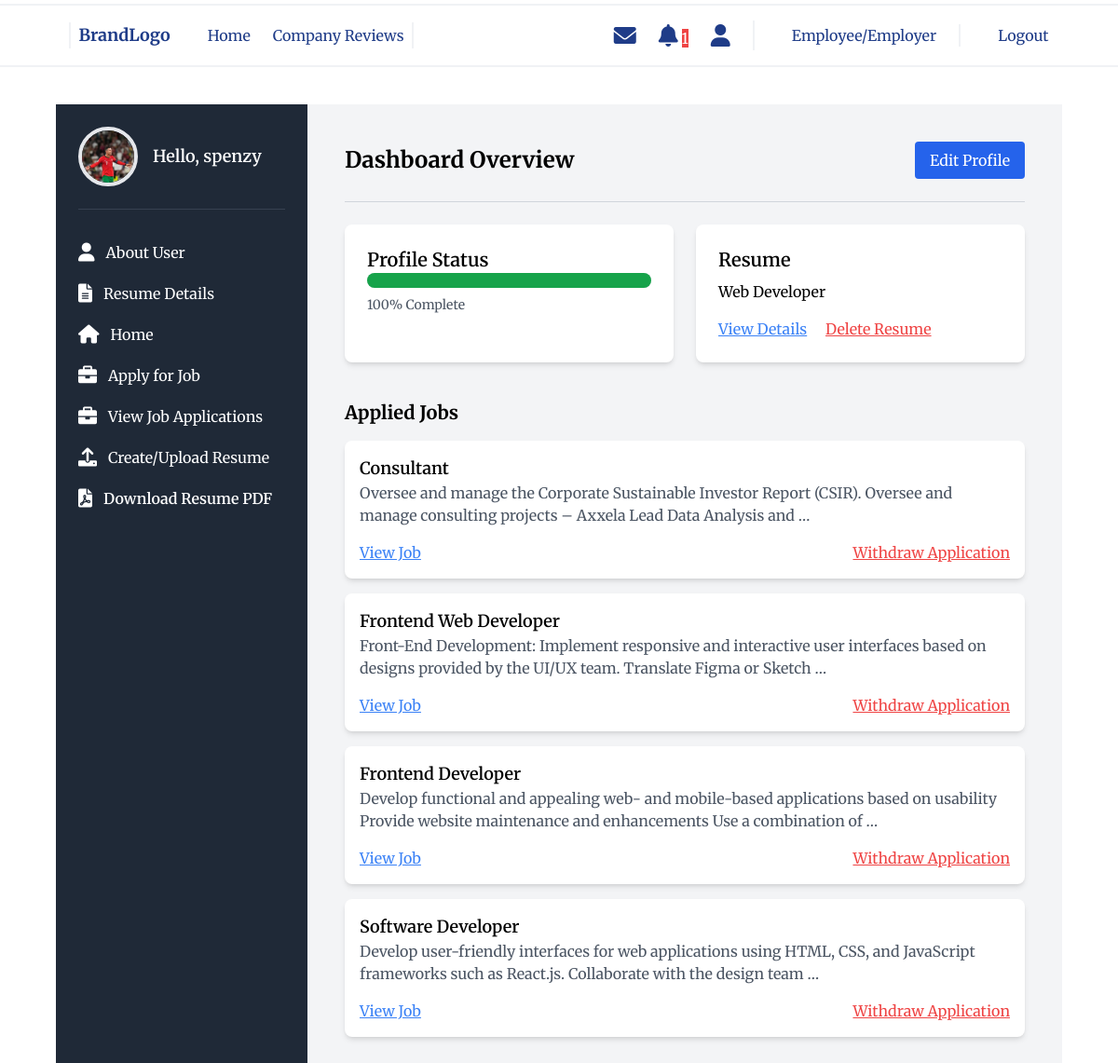
The app's page /dashboard/ (signed in) with its own data.
### account/models.py (models this page shows, shortened)
class Profile(models.Model):
    user = models.OneToOneField(Account, on_delete=models.CASCADE, related_name='profile')
    bio = models.TextField(max_length=500,)
    profile_picture = models.ImageField(upload_to='profiles/', blank=True, null=True)
    phone_number = models.CharField(max_length=15, validators=[RegexValidator(r'^\+?1?\d{9,15}$')], blank=True)
    address = models.CharField(max_length=255,)
    firstname = models.CharField(max_length=255,)
    lastname = models.CharField(max_length=255,)
    username = models.CharField(max_length=255,)
    city = models.CharField(max_length=50,)
    country = models.CharField(max_length=50,)
    created_at = models.DateTimeField(auto_now_add=True)
    complete_profile = models.BooleanField(default=False)
    job_alerts = models.BooleanField(default=False)
    @property
    def completion_percentage(self):
        fields = [
            self.profile_picture,
            self.bio,
            self.firstname,
            self.username,
            self.lastname,
            self.phone_number,
            self.address,
            self.city,
            self.country,
        ]
        completed_fields = sum(1 for field in fields if field)
        total_fields = len(fields)
        return int((completed_fields / total_fields) * 100) if total_fields > 0 else 0

### resume/models.py (models this page shows, shortened)
class Resume(models.Model):
    GENDER_CHOICES = [
        ('M', 'Male'),
        ('F', 'Female'),
        ('N', 'None'),
    ]
    user = models.OneToOneField(Account, on_delete=models.CASCADE)
    image = models.ImageField(
        upload_to='resume_image',
        validators=[FileExtensionValidator(['png', 'jpg', 'jpeg'])],
        null=True, blank=True
    )
    file = models.FileField(
        upload_to='resumes/files/',
        validators=[FileExtensionValidator(['pdf', 'docx'])],
        null=True,
        blank=True,
        help_text="Upload your resume as a PDF or Word document."
    )
    firstname = models.CharField(max_length=100, null=True, blank=True)
    lastname = models.CharField(max_length=100, null=True, blank=True)
    gender = models.CharField(max_length=10, choices=GENDER_CHOICES, default='None')
    dob = models.DateField(null=True, blank=True)
    nationality = models.CharField(max_length=100, null=True, blank=True)
    religion = models.CharField(max_length=100, null=True, blank=True)
    address = models.TextField(null=True, blank=True)
    phone = models.CharField(max_length=15, null=True, blank=True)
    email = models.EmailField(null=True, blank=True)
    job_title = models.CharField(max_length=100, null=True, blank=True)  # Ensure this exists
    school = models.CharField(max_length=200, null=True, blank=True)
    qualification = models.CharField(max_length=200, null=True, blank=True)
    year_of_graduation = models.IntegerField(null=True, blank=True)
    experience = models.TextField(null=True, blank=True)
    skills = models.TextField(null=True, blank=True)
    reference = models.TextField(null=True, blank=True)

### job/models.py (models this page shows, shortened)
class Application(models.Model):
    STATUS_CHOICES = [
        ('PENDING', 'Pending'),
        ('APPROVED', 'Approved'),
        ('REJECTED', 'Rejected'),
    ]
    user = models.ForeignKey(Account, on_delete=models.CASCADE, related_name='applications')  # Applicant
    job = models.ForeignKey(Job, on_delete=models.CASCADE, related_name='applications')
    cover_letter = models.TextField('Cover Letter', blank=True)
    resume = models.FileField('Resume', upload_to='resumes/', blank=True)
    applied_on = models.DateTimeField(auto_now_add=True)
    status = models.CharField(max_length=10, choices=STATUS_CHOICES, default='PENDING')  # New Field

class Job(models.Model):
    JOB_TYPE_CHOICES = [
        ('REMOTE', 'Remote'),
        ('FULL_TIME', 'Full-time'),
        ('PART_TIME', 'Part-time'),
        ('INTERNSHIP', 'Internship'),
        ('CONTRACT', 'Contract'),
        ('FREELANCE', 'Freelance'),
    ]
    user = models.ForeignKey(Account, on_delete=models.CASCADE, related_name='jobs')  # Recruiter
    company = models.ForeignKey(Company, on_delete=models.CASCADE, related_name='jobs')
    title = models.CharField('Job Title', max_length=200, unique=True)
    location = models.CharField('Location', max_length=200,)
    job_type = models.CharField(max_length=20,choices=JOB_TYPE_CHOICES,default='FULL_TIME',)
    salary_min = models.PositiveIntegerField('Salary', default=70000)
    salary_max = models.PositiveIntegerField('Salary', default=100000)
    requirement = models.TextField('Requirements')
    responsibility = models.TextField('Responsibilities')
    description = models.TextField('Job Description', null=True, blank=True)
    skills = models.TextField('Skills')
    is_available = models.BooleanField(default=False)
    create_date = models.DateTimeField('Posted On', auto_now_add=True)

### dashboard/views.py (the view)
# urls.py: path('', views.dashboard, name='dashboard'),
@login_required
def dashboard(request):
    if not request.user.is_authenticated:
        return redirect('login-page')  # Replace 'login' with the name of your login URL pattern
    companies = Company.objects.filter(user=request.user)  # Queryset of companies
    jobs = Job.objects.filter(user=request.user).order_by('-create_date')[:3]  # Queryset of jobs
    resume = Resume.objects.filter(user=request.user).first()
    profile = Profile.objects.filter(user=request.user).first()
    applied_jobs = Application.objects.filter(user=request.user)
    return render(request, 'dashboard/dashboard.html', {
        'companies': companies,
        'resume': resume,
        'profile': profile,
        'jobs': jobs,
        'applied_jobs': applied_jobs,
    })

### notification/context_processors.py (called while the page is built)
def unread_notifications_count(request):
    if request.user.is_authenticated:
        return {
            'unread_notifications_count': request.user.notifications.filter(is_read=False).count()
        }
    return {}

### dashboard/templates/dashboard/dashboard.html (shortened to what this page needs)
{% extends 'base_dash.html' %}
{% block main %}
{% load static %}
{% if request.user.is_applicant %}
    <section class="h-screen">
        {% if profile.complete_profile %}
            <div class="flex h-full">
                <div class="md:w-[25%] w-full bg-gray-800 text-white p-6">
                    <div class="flex items-center gap-4 pb-6 border-b border-gray-700">
                        <div class="w-16 h-16 rounded-full overflow-hidden border-4 border-gray-200">
                            {% if profile.profile_picture %}
                                <img src="{{ profile.profile_picture.url }}" alt="Profile Picture" class="w-full h-full object-cover">
                            {% else %}
                                <img src="{% static 'image/company2.jpg' %}" alt="Default Profile" class="w-full h-full object-cover">
                            {% endif %}
                        </div>
                        <h1 class="text-lg font-semibold">Hello, {{ profile.username }}</h1>
                    </div>
                    <ul class="mt-8 space-y-4">
                        <li class="flex items-center gap-3">
                            <span class="text-xl"><i class="fas fa-user"></i></span>
                            <a href="{% url 'settings-page' %}" class="hover:text-gray-300">About User</a>
                        </li>
                        <li class="flex items-center gap-3">
                            <span class="text-xl"><i class="fas fa-file-alt"></i></span>
                            {% if resume %}
                                <a href="{% url 'applicant_details'  %}" class="hover:text-gray-300">Resume Details</a>
                            {% else %}
                                <span class="opacity-50">Resume Details (Not Available)</span>
                            {% endif %}
                        </li>
                        <li class="flex items-center gap-3">
                            <span class="text-xl"><i class="fas fa-home"></i></span>
                            <a href="{% url 'home-page' %}" class="hover:text-gray-300">Home</a>
                        </li>
                        <li class="flex items-center gap-3">
                            <span class="text-xl"><i class="fas fa-briefcase"></i></span>
                            <a href="{% url 'home-page' %}" class="hover:text-gray-300">Apply for Job</a>
                        </li>
                        <li class="flex items-center gap-3">
                            <span class="text-xl"><i class="fas fa-briefcase"></i></span>
                            <a href="{% url 'applicant_view_app' %}" class="hover:text-gray-300">View Job Applications</a>
                        </li>
                        <li class="flex items-center gap-3">
                            <span class="text-xl"><i class="fas fa-upload"></i></span>
                            <a href="{% url 'create_resume' %}" class="hover:text-gray-300">Create/Upload Resume</a>
                        </li>
                        <li class="flex items-center gap-3">
                            <span class="text-xl"><i class="fas fa-file-pdf"></i></span>
                            <a href="{% url 'resume_pdf' %}" class="hover:text-gray-300 font-semibold">
                                Download Resume PDF
                            </a>
                        </li>
                    </ul>
                </div>
                <div class="md:w-[75%] hidden md:block p-10 bg-gray-100 overflow-auto scrollbar-hide">
                    <div class="flex items-center justify-between pb-6 border-b border-gray-300">
                        <h2 class="text-2xl font-bold">Dashboard Overview</h2>
                        <a href="{% url 'update_profile' %}" class="bg-blue-600 text-white px-4 py-2 rounded hover:bg-blue-700">Edit Profile</a>
                    </div>
                    <div class="grid grid-cols-1 md:grid-cols-2 gap-6 mt-6">
                        <div class="bg-white p-6 rounded-lg shadow-md">
                            <h3 class="text-xl font-semibold">Profile Status</h3>
                            {% if profile %}
                            <div class="w-full bg-gray-300 rounded-full h-4">
                                <div class="bg-green-600 h-4 rounded-full" style="width: {{ profile.completion_percentage }}%"></div>
                                <p class="mt-2 text-sm text-gray-600">{{ profile.completion_percentage }}% Complete</p>
                            </div>
                            {% else %}
                                <p>Please complete your profile to see the progress.</p>
                            {% endif %}
                        </div>
                        {% if resume %}
                            <div class="bg-white p-6 rounded-lg shadow-md">
                                <h3 class="text-xl font-semibold">Resume</h3>
                                <p class="mt-2">{{ resume.job_title }}</p>
                                <div class="mt-4">
                                    <a href="{% url 'applicant_details' %}" class="text-blue-500 underline">View Details</a>
                                    <a href="{% url 'delete-resume' %}" class="text-red-500 underline ml-4">Delete Resume</a>
                                </div>
                            </div>
                        {% endif %}
                    </div>
                    <div class="mt-10">
                        <h3 class="text-xl font-bold mb-4">Applied Jobs</h3>
                        {% if applied_jobs %}
                            <ul>
                                {% for application in applied_jobs %}
                                    <li class="bg-white p-4 rounded-lg shadow-md mb-4">
                                        <h4 class="text-lg font-semibold">{{ application.job.title }}</h4>
                                        <p class="text-gray-600">{{ application.job.responsibility|truncatewords:20 }}</p>
                                        <div class="mt-4 flex justify-between">
                                            <a href="{% url 'job_detail' application.job.id %}" class="text-blue-500 underline">View Job</a>
                                            <a href="{% url 'withdraw_application' application.job.id %}" class="text-red-500 underline">Withdraw Application</a>
                                        </div>
                                    </li>
                                {% endfor %}
                            </ul>
                        {% else %}
                            <p>No jobs applied for yet. Start applying to jobs today!</p>
                        {% endif %}
                    </div>
                </div>
            </div>
        {% endif %}
    </section>
    {% endif %}
{% endblock  %}

### templates/base_dash.html (shortened to what this page needs)
{% load static %}
{% load static tailwind_tags %}
<!DOCTYPE html>
<html lang="en">
<head>
    {% load static %}
    <link rel="stylesheet" href="https://cdnjs.cloudflare.com/ajax/libs/font-awesome/6.0.0-beta3/css/all.min.css">
    {% tailwind_css %}
</head>
<body>
    <header class=" mb-10">
        {% include 'nav.html' %}
    </header>
    <main class="md:w-[90%] mx-auto">
        {% block main %}
        {% endblock %}
    </main>
</body>
</html>

### templates/nav.html (shortened to what this page needs)
{% load static %}
<nav class="border-t-2 border-b-2 border-secondary p-4 font-sans mt-1">
    <div class="md:w-[90%] mx-auto flex items-center justify-between">
        <div class="flex gap-10 items-center border-x-2 border-secondary px-2">
            <a href="#" class="text-primary text-lg font-bold">BrandLogo</a>
            <div class="hidden md:flex space-x-6 items-center">
                <a href="{% url 'home-page' %}" class="text-primary hover:text-secondary">Home</a>
                <a href="" class="text-primary hover:text-secondary">Company Reviews</a>
            </div>
        </div>
        <div class="flex gap-10 items-center">
            <div class="hidden md:flex gap-6 pr-6 border-r-2 border-secondary">
                <a href="">
                    <i class="fas fa-envelope text-primary text-2xl"></i>
                </a>
                <a href="{% url 'notifications:list' %}">
                    <i class="fas fa-bell text-primary text-2xl"></i>
                    {% if unread_notifications_count > 0 %}
                        <span class="badge bg-red-500 text-white">{{ unread_notifications_count }}</span>
                    {% endif %}
                </a>
                {% if user.is_authenticated %}
                <a href="{% url 'dashboard' %}">
                    <i class="fas fa-user text-primary text-2xl"></i>
                </a>
                {% else %}
                <a href="{% url 'login-page' %}">
                    <i class="fas fa-user text-primary text-2xl"></i>
                </a>
                {% endif %}
            </div>
            <div class="hidden md:block pr-6 border-r-2 border-secondary">
                <a href="{% url 'banner-page' %}">
                    <span class="text-primary">Employee/Employer</span>
                </a>
            </div>
            <div class="hidden md:block">
                {% if user.is_authenticated %}
                <a href="{% url 'logout-page' %}" class="text-primary hover:text-secondary">
                    Logout
                </a>
                {% else %}
                <a href="{% url 'login-page' %}" class="text-primary hover:text-secondary">
                    Login
                </a>
                {% endif %}
            </div>
        </div>
    </div>
</nav>

### records on screen
Profile: profile_picture (picture), username "spenzy", completion_percentage "100"
Resume: job_title "Web Developer"
Application: job "Consultant", job.responsibility "Oversee and manage the Corporate Sustainable Investor Report (CSIR). Oversee and manage consulting projects – Axxela Lead Data Analysis and …"
Application: job "Frontend Web Developer", job.responsibility "Front-End Development: Implement responsive and interactive user interfaces based on designs provided by the UI/UX team. Translate Figma or Sketch …"
Application: job "Frontend Developer", job.responsibility "Develop functional and appealing web- and mobile-based applications based on usability Provide website maintenance and enhancements Use a combination of …"
Application: job "Software Developer", job.responsibility "Develop user-friendly interfaces for web applications using HTML, CSS, and JavaScript frameworks such as React.js. Collaborate with the design team …"

### other values on screen
{{ unread_notifications_count }} "1"
